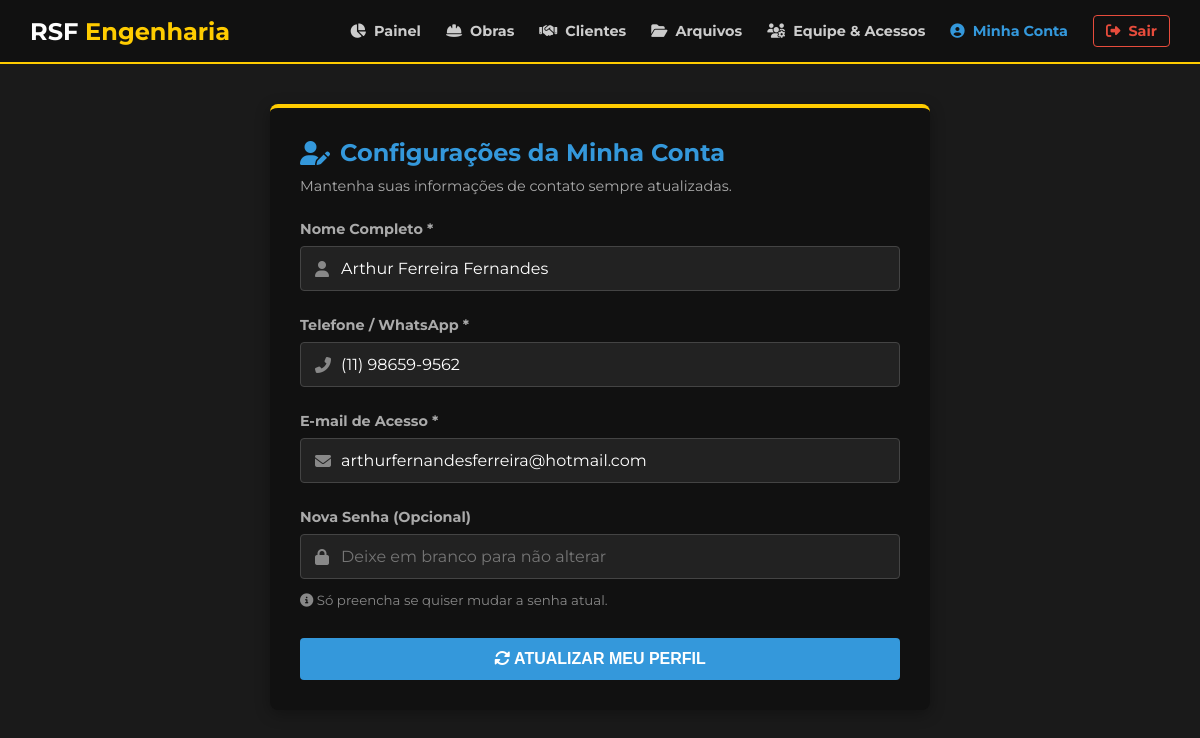
Screenshot of /portal/editar_perfil.php (signed in) with the database file from the repository.
### tables this page shows
CREATE TABLE `usuarios` (
  `id` int(11) NOT NULL,
  `nome` varchar(100) NOT NULL,
  `email` varchar(100) NOT NULL,
  `telefone` varchar(20) DEFAULT NULL,
  `senha_hash` varchar(255) NOT NULL,
  `nivel_acesso` enum('admin','comum') DEFAULT 'comum',
  `status` enum('Ativo','Inativo') DEFAULT 'Ativo',
  `criado_em` timestamp NOT NULL DEFAULT current_timestamp()
);

### portal/editar_perfil.php (the view, shortened to what this page needs)
<?php
require_once 'scripts/conexao.php';
$id_usuario = $_SESSION['usuario_id'];
try {
    $stmt = $pdo->prepare("SELECT nome, email, telefone FROM usuarios WHERE id = :id LIMIT 1");
    $stmt->execute([':id' => $id_usuario]);
    $dados_usuario = $stmt->fetch();
} catch (PDOException $e) {
    die("Erro ao carregar seus dados.");
}
?>
<!DOCTYPE html>
<html lang="pt-BR">
<head>
    <link rel="stylesheet" href="https://cdnjs.cloudflare.com/ajax/libs/font-awesome/6.4.0/css/all.min.css">
    <link rel="stylesheet" href="../styles/projetos.css">
</head>
<body>
    <?php include 'header.php'; ?>
    <main class="container">
        <div class="form-card" style="max-width: 600px; margin: 0 auto;">
            <h2 style="color: #3498db;"><i class="fas fa-user-edit"></i> Configurações da Minha Conta</h2>
            <p style="color: #aaa; font-size: 0.9rem; margin-top: -15px; margin-bottom: 25px;">
                Mantenha suas informações de contato sempre atualizadas.
            </p>
            <form method="POST" action="editar_perfil.php">
                <div class="form-grid">
                    <div class="form-group full-width" style="margin-bottom: 5px;">
                        <label for="nome">Nome Completo *</label>
                        <div class="input-icon-wrapper">
                            <i class="fas fa-user"></i>
                            <input type="text" id="nome" name="nome" value="<?= htmlspecialchars($dados_usuario['nome']) ?>" required>
                        </div>
                    </div>
                    <div class="form-group full-width" style="margin-bottom: 5px;">
                        <label for="telefone">Telefone / WhatsApp *</label>
                        <div class="input-icon-wrapper">
                            <i class="fas fa-phone-alt"></i>
                            <input type="tel" id="telefone" name="telefone" value="<?= htmlspecialchars($dados_usuario['telefone'] ?? '') ?>" maxlength="15" oninput="mascaraTelefone(this)" required>
                        </div>
                    </div>
                    <div class="form-group full-width" style="margin-bottom: 5px;">
                        <label for="email">E-mail de Acesso *</label>
                        <div class="input-icon-wrapper">
                            <i class="fas fa-envelope"></i>
                            <input type="email" id="email" name="email" value="<?= htmlspecialchars($dados_usuario['email']) ?>" required>
                        </div>
                    </div>
                    <div class="form-group full-width" style="margin-bottom: 10px;">
                        <label for="nova_senha">Nova Senha (Opcional)</label>
                        <div class="input-icon-wrapper">
                            <i class="fas fa-lock"></i>
                            <input type="password" id="nova_senha" name="nova_senha" placeholder="Deixe em branco para não alterar">
                        </div>
                        <small style="color: #888; margin-top: 5px;"><i class="fas fa-info-circle"></i> Só preencha se quiser mudar a senha atual.</small>
                    </div>
                </div>
                <div class="form-actions" style="margin-top: 20px;">
                    <button type="submit" class="btn-submit" style="background-color: #3498db; color: #fff; width: 100%;">
                        <i class="fas fa-sync-alt"></i> Atualizar Meu Perfil
                    </button>
                </div>
            </form>
        </div>
    </main>
</body>
</html>

### styles/projetos.css (style rules this page uses)
:root { --primary-yellow: #FFCC00; --dark-bg: #1A1A1A; --darker-bg: #111111; }
body { margin: 0; font-family: 'Montserrat', sans-serif; background-color: var(--dark-bg); color: #fff; }
.container { padding: 40px 30px; max-width: 900px; margin: 0 auto; }
.form-card { background-color: var(--darker-bg); padding: 30px; border-radius: 8px; box-shadow: 0 4px 15px rgba(0,0,0,0.3); border-top: 4px solid var(--primary-yellow); }
.form-card h2 { margin-top: 0; margin-bottom: 25px; color: var(--primary-yellow); display: flex; align-items: center; gap: 10px; }
.form-grid { display: grid; grid-template-columns: 1fr 1fr; gap: 20px; }
.form-group { display: flex; flex-direction: column; gap: 8px; }
.form-group.full-width { grid-column: span 2; }
.form-group label { font-size: 0.9rem; color: #aaa; font-weight: bold; }
.form-group input, .form-group select, .form-group textarea { padding: 12px 15px; background-color: #222; border: 1px solid #444; border-radius: 4px; color: #fff; font-family: 'Montserrat', sans-serif; font-size: 1rem; transition: all 0.3s; }
.input-icon-wrapper { position: relative; display: flex; align-items: center; }
.input-icon-wrapper i, .input-icon-wrapper span.prefix { position: absolute; left: 15px; color: #888; font-weight: bold; }
.input-icon-wrapper input { width: 100%; padding-left: 40px; box-sizing: border-box; }
.form-actions { margin-top: 30px; display: flex; justify-content: flex-end; gap: 15px; }
.btn-submit { background-color: var(--primary-yellow); color: #111; border: none; padding: 12px 30px; border-radius: 4px; font-weight: 900; font-size: 1rem; cursor: pointer; transition: 0.3s; text-transform: uppercase; }

### rows the page displays
usuarios: nome "Arthur Ferreira Fernandes", telefone "(11) 98659-9562", email "arthurfernandesferreira@hotmail.com"
